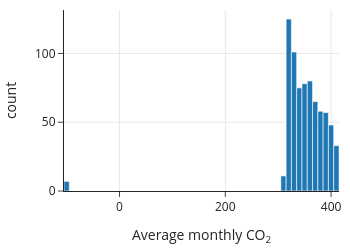

Write notebook code for a chart like this one.
### Markdown cell above
The line along the bottom left of the plot shows us that all of the missing data are in the early years of operation. The number of days of operation of the equipment may not have been collected in the early days. It also appears that there might have been problems with the equipment in the mid- to late '80s. What do we do with these conjectures? We can try to confirm them by looking through documentation about the historical readings. If we are concerned about the impact on the CO<sub>2</sub> averages for records with missing values for the number of days of operation, then a simple solution would be to drop the earliest recordings. However, we would want to delay such action until after we have examined the time trends and assess whether there are any potential problems with the CO<sub>2</sub> averages in those early days.

Next, let's return to the `-99.99` values for the average CO<sub>2</sub> measurement and begin our checks with a histogram:

### Code cell
px.histogram(co2, x='Avg', width=350, height=250,
            labels={'Avg':'Average monthly CO<sub>2</sub>'}).show()

### Figure 1 — Plotly figure (JSON) as saved in the notebook; plotly's stock layout.template omitted (floating-point values rounded to 4 significant figures; data arrays with more than 128 entries replaced by an {"elided": "..."} marker saying what was removed)
{"data": [{"alignmentgroup": "True", "bingroup": "x", "hovertemplate": "Average monthly CO<sub>2</sub>=%{x}<br>count=%{y}<extra></extra>", "legendgroup": "", "marker": {"color": "#1F77B4", "pattern": {"shape": ""}}, "name": "", "offsetgroup": "", "orientation": "v", "showlegend": false, "type": "histogram", "x": {"elided": "738 float values"}, "xaxis": "x", "yaxis": "y"}], "layout": {"barmode": "relative", "height": 250, "legend": {"tracegroupgap": 0}, "width": 350, "xaxis": {"anchor": "y", "domain": [0, 1], "title": {"text": "Average monthly CO<sub>2</sub>"}}, "yaxis": {"anchor": "x", "domain": [0, 1], "title": {"text": "count"}}}}
